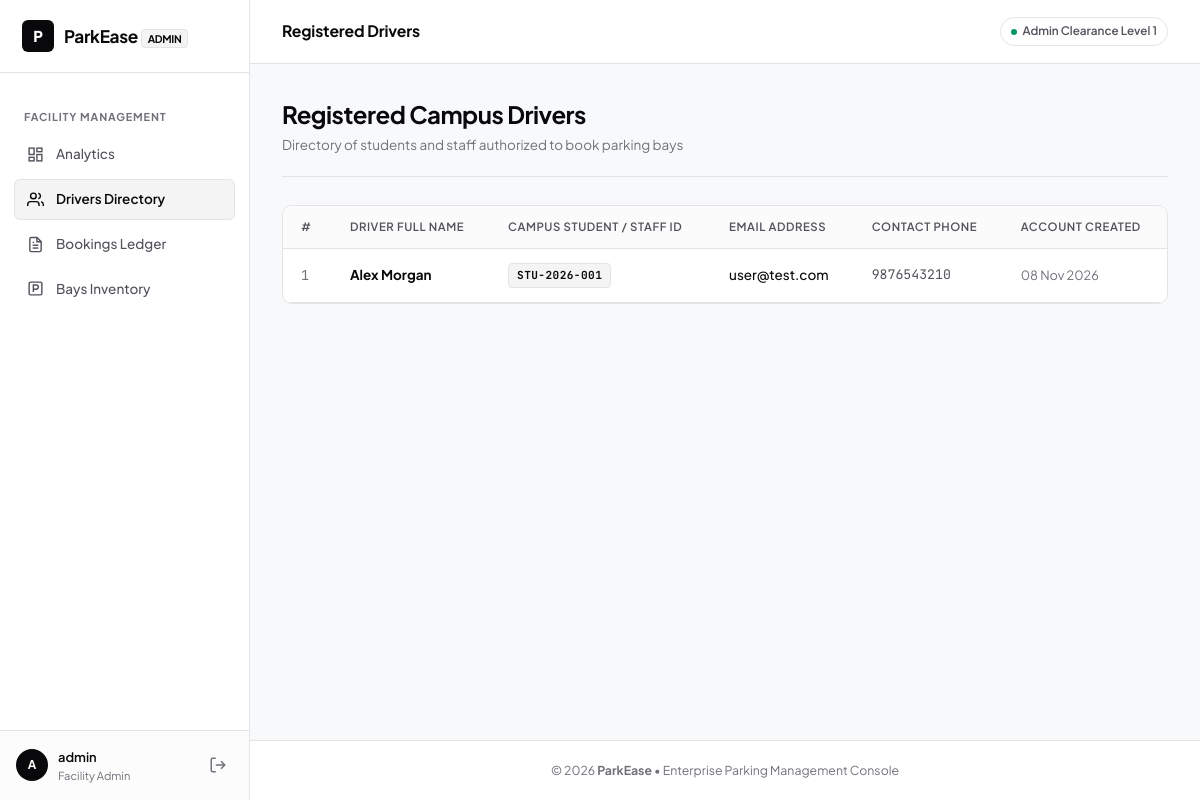
Page /admin/users.php (signed in) on the committed database.
### tables this page shows
CREATE TABLE IF NOT EXISTS users (
    id INT AUTO_INCREMENT PRIMARY KEY,
    fullname VARCHAR(100) NOT NULL,
    email VARCHAR(100) NOT NULL UNIQUE,
    phone VARCHAR(15) NOT NULL,
    student_id VARCHAR(20) NOT NULL UNIQUE,
    password VARCHAR(255) NOT NULL,
    security_question VARCHAR(255) NOT NULL,
    security_answer VARCHAR(255) NOT NULL,
    created_at TIMESTAMP DEFAULT CURRENT_TIMESTAMP
);

### admin/users.php (the view, shortened to what this page needs)
<?php
require_once '../config/db.php';
$users = $conn->query("SELECT id, fullname, email, phone, student_id, created_at FROM users ORDER BY created_at DESC");
include 'includes/admin_header.php';
?>
<div class="page-header">
    <div>
        <h1 class="page-title">Registered Campus Drivers</h1>
        <p class="page-subtitle">Directory of students and staff authorized to book parking bays</p>
    </div>
</div>
<?php if ($users && $users->num_rows > 0): ?>
    <div class="table-container">
        <table class="data-table">
            <thead>
                <tr>
                    <th>#</th>
                    <th>Driver Full Name</th>
                    <th>Campus Student / Staff ID</th>
                    <th>Email Address</th>
                    <th>Contact Phone</th>
                    <th>Account Created</th>
                </tr>
            </thead>
            <tbody>
                <?php $count = 1; ?>
                <?php while ($u = $users->fetch_assoc()): ?>
                    <tr>
                        <td style="color:var(--text-muted); font-family:var(--font-mono);"><?php echo $count++; ?></td>
                        <td>
                            <strong style="color:var(--text-primary);"><?php echo htmlspecialchars($u['fullname']); ?></strong>
                        </td>
                        <td>
                            <span class="badge" style="background:var(--bg-elevated); font-family:var(--font-mono); color:var(--text-primary); border:1px solid var(--border-color);">
                                <?php echo htmlspecialchars($u['student_id']); ?>
                            </span>
                        </td>
                        <td>
                            <span style="color:var(--text-primary); font-size:0.9rem; font-weight:500;"><?php echo htmlspecialchars($u['email']); ?></span>
                        </td>
                        <td style="font-family:var(--font-mono); font-size:0.88rem;"><?php echo htmlspecialchars($u['phone']); ?></td>
                        <td style="color:var(--text-muted); font-size:0.85rem;"><?php echo date('d M Y', strtotime($u['created_at'])); ?></td>
                    </tr>
                <?php endwhile; ?>
            </tbody>
        </table>
    </div>
<?php else: ?>
    <div class="card" style="text-align:center; padding:36px;">
        <p style="color:var(--text-muted); font-size:0.9rem;">No driver accounts found in the database.</p>
    </div>
<?php endif; ?>
<?php include 'includes/admin_footer.php'; ?>

### assets/css/style.css (style rules this page uses)
:root { --bg-body: #F8F9FA; --bg-surface: #FFFFFF; --bg-sidebar: #FFFFFF; --bg-elevated: #F4F4F5; --bg-hover: #F1F3F5; --bg-active: #E4E4E7; --text-primary: #09090B; --text-secondary: #52525B; --text-muted: #71717A; --text-inverse: #FFFFFF; --primary: #09090B; --primary-hover: #27272A; --primary-text: #FFFFFF; --primary-subtle: rgba(9, 9, 11, 0.05); --success: #059669; --success-bg: #ECFDF5; --success-border: #A7F3D0; --danger: #DC2626; --danger-bg: #FEF2F2; --danger-border: #FECACA; --warning: #D97706; --warning-bg: #FFFBEB; --warning-border: #FDE68A; --info: #0284C7; --info-bg: #F0F9FF; --info-border: #BAE6FD; --border-light: #F4F4F5; --border-color: #E4E4E7; --border-medium: #D4D4D8; --border-strong: #09090B; --radius-xs: 4px; --radius-sm: 6px; --radius-md: 10px; --radius-lg: 12px; --radius-pill: 9999px; --shadow-subtle: 0 1px 3px rgba(0, 0, 0, 0.04); --shadow-card: 0 1px 2px rgba(0, 0, 0, 0.03); --shadow-dropdown: 0 10px 25px -5px rgba(0, 0, 0, 0.08); --transition: 0.16s ease; --font-sans: 'Plus Jakarta Sans', -apple-system, BlinkMacSystemFont, "Segoe UI", Roboto, sans-serif; --font-mono: 'JetBrains Mono', monospace; --sidebar-width: 250px; --topbar-height: 64px; }
*, *::before, *::after { box-sizing: border-box; margin: 0; padding: 0; }
html { font-size: 15px; scroll-behavior: smooth; background-color: var(--bg-body); }
body { font-family: var(--font-sans); background-color: var(--bg-body); color: var(--text-primary); line-height: 1.55; min-height: 100vh; -webkit-font-smoothing: antialiased; }
.page-header { display: flex; justify-content: space-between; align-items: center; flex-wrap: wrap; gap: 16px; margin-bottom: 28px; padding-bottom: 20px; border-bottom: 1px solid var(--border-color); }
.page-title { font-size: 1.6rem; font-weight: 700; color: var(--text-primary); letter-spacing: -0.02em; }
.page-subtitle { color: var(--text-muted); font-size: 0.9rem; margin-top: 2px; }
.table-container { width: 100%; overflow-x: auto; background: var(--bg-surface); border: 1px solid var(--border-color); border-radius: var(--radius-md); margin-bottom: 24px; }
.data-table { width: 100%; border-collapse: collapse; text-align: left; font-size: 0.9rem; }
.data-table th { background: #FBFBFC; color: var(--text-secondary); font-weight: 600; font-size: 0.76rem; text-transform: uppercase; letter-spacing: 0.05em; padding: 12px 18px; border-bottom: 1px solid var(--border-color); }
.data-table td { padding: 14px 18px; border-bottom: 1px solid var(--border-color); color: var(--text-secondary); }
.badge { display: inline-flex; align-items: center; gap: 4px; font-size: 0.74rem; font-weight: 700; padding: 3px 8px; border-radius: var(--radius-xs); text-transform: uppercase; letter-spacing: 0.04em; }

### rows in the picture
users: fullname "Alex Morgan", student "STU-2026-001", email "user@test.com", phone "9876543210", created_at "08 Nov 2026"

### other values in the picture
$admin_initial "A"
$admin_name "admin"
$topbar_title "Registered Drivers"
